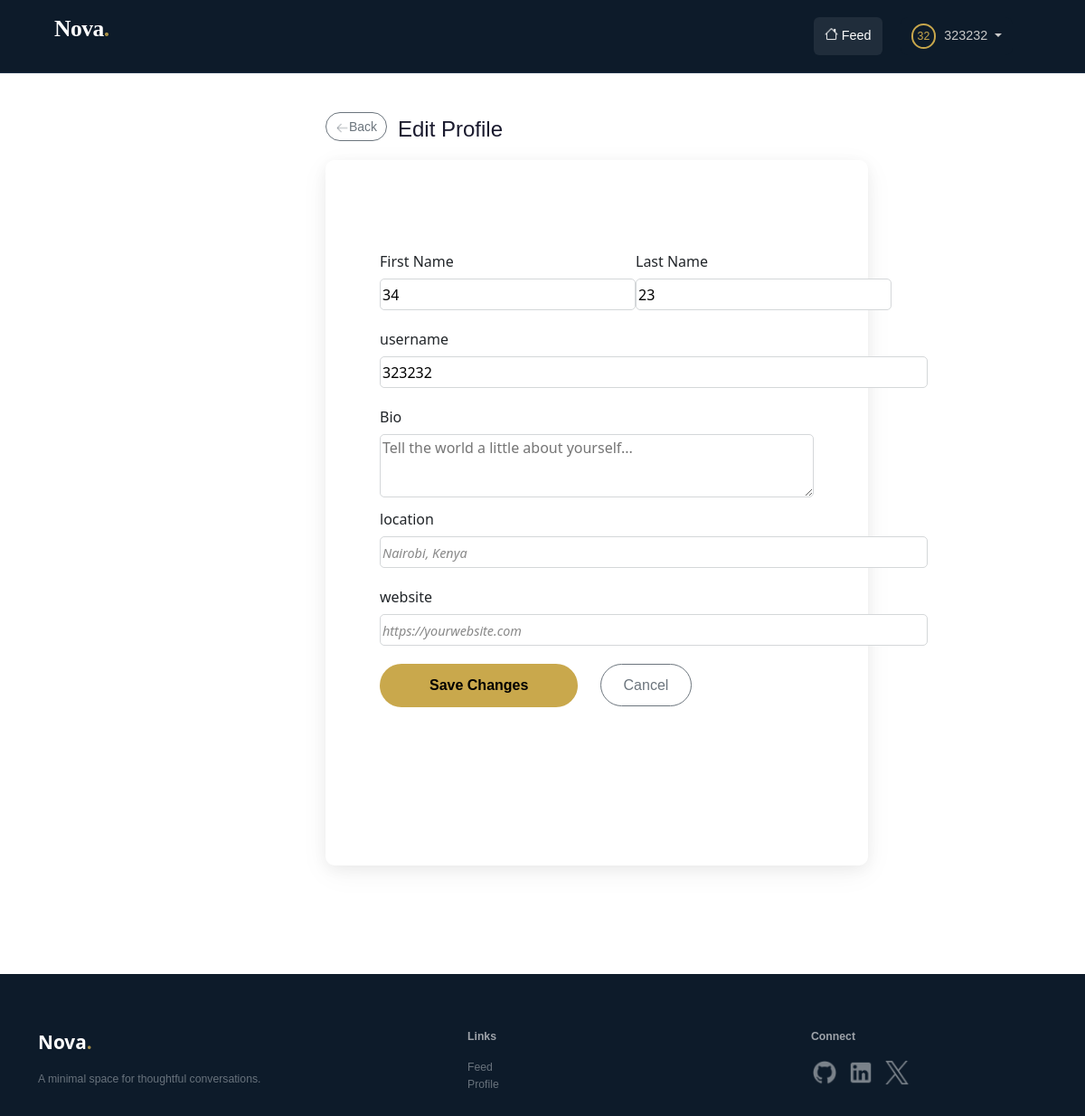
Screenshot of /edit_profile (signed in) with the database file from the repository.
### app/models.py (models this page shows, shortened)
class User(db.Model, UserMixin):
    id = db.Column(db.Integer, primary_key=True)
    first_name = db.Column(db.String(64), index=True)
    last_name = db.Column(db.String(64), index=True)
    username = db.Column(db.String(64), index=True, unique=True)
    email = db.Column(db.String(120), index=True, unique=True)
    bio = db.Column(db.String(140))
    location = db.Column(db.String(64))
    website = db.Column(db.String(120))
    password_hash = db.Column(db.String(128))
    posts = db.relationship('Post', backref='author', lazy='dynamic')
    member_since = db.Column(db.DateTime, default=datetime.utcnow)

### app/routes.py (the view)
@app.route('/edit_profile', methods=['GET', 'POST'])
@login_required
def edit_profile():
    form = EditProfileForm(current_user.username)
    if form.validate_on_submit():
        current_user.username = form.username.data
        current_user.first_name = form.first_name.data
        current_user.last_name = form.last_name.data
        current_user.bio = form.bio.data
        current_user.location = form.location.data
        current_user.website = form.website.data
        db.session.commit()
        flash('Your changes have been saved.')
        return redirect(url_for('edit_profile'))
    elif request.method == 'GET':
        form.username.data = current_user.username
        form.first_name.data = current_user.first_name
        form.last_name.data = current_user.last_name
        form.bio.data = current_user.bio
        form.location.data = current_user.location
        form.website.data = current_user.website
    return render_template('edit_profile.html', title=f'Edit Profile for {current_user.username}', form=form)

### app/forms.py (shortened to what this page needs)
class EditProfileForm(FlaskForm):
    first_name = StringField('First Name')
    last_name = StringField('Last Name')
    username = StringField('username')
    bio = TextAreaField('Bio', render_kw={"placeholder": "Tell the world a little about yourself..."})
    location = StringField('location', render_kw={"placeholder": "Nairobi, Kenya"})
    website = StringField('website', render_kw={"placeholder": "https://yourwebsite.com"})
    submit = SubmitField('Save Changes')
    def __init__(self, original_username, *args, **kwargs) -> None:
        super(EditProfileForm, self).__init__(*args, **kwargs)
        self.original_username = original_username

### app/models.py (called while the page is built)
@login.user_loader
def load_user(id):
    return User.query.get(int(id))

### app/routes.py (called while the page is built)
@app.before_request
def before_request():
    if current_user.is_authenticated:
        current_user.last_seen = datetime.utcnow()
        db.session.commit()

### app/templates/edit_profile.html (shortened to what this page needs)
{% extends 'base.html' %}
{% block content %}
<section class="hero-edit-profile">
    <div class="hero-edit-profile-items">
        <a class="btn-back" href="{{ url_for('profile', username=current_user.username) }}"> <img class="btn-back-icon" src="{{ url_for('static', filename='images/grey-arrow-left-icon.png') }}" alt="">Back</a>
        <p style=" margin-top: -26px; margin-left: 80px; color: rgb(26, 26, 46); font-size: 24px; font-family: sans-serif; font-weight: 500;">  Edit Profile</p>
    </div>
</section>
<section class="main-edit-profile">
    <div class="edit-profile-card">
        <div class="form-body">
            <form action="" method="post" enctype="multipart/form-data" novalidate>
                <div class="name-fields-edit-profile">
                    <div class="field-ep-1">
                        {{ form.first_name.label(class="form-label-edit-profile") }}
                        {{ form.first_name(size=25, class="form-control-edit-profile") }}
                    </div>
                    <div class="field-ep-2">
                        {{ form.last_name.label(class="form-label-edit-profile") }}
                        {{ form.last_name(size=25, class="form-control-edit-profile") }}
                    </div>
                </div>
                {{ form.username.label(class="form-label-edit-profile") }} <br>
                {{ form.username(size=60, class="form-control-edit-profile") }}
                {{ form.bio.label(class="form-label-edit-profile") }} <br>
                {{ form.bio(size=60, class="form-bio") }}
                {{ form.location.label(class="form-label-location") }} <br>
                {{ form.location(size=60, class="form-control-edit-profile") }}
                {{ form.website.label(class="form-label-edit-profile") }} <br>
                {{ form.website(size=60, class="form-control-edit-profile") }}
                <div class="form-submit-edit-profile">
                    {{ form.submit(class="btn-save-changes") }} <a class="btn-cancel-changes" href="{{ url_for('profile', username=current_user.username) }}">Cancel</a>
                </div>
            </form>
        </div>
    </div>
</section>
<section class="footer-pg2">
    <div class="container" style="margin-top: 50px;">
        <div class="row">
            <div class="col-md-5">
                <a class="navbar-brand-footer d-flex">Nova<div style="color: rgb(168, 143, 70);"><p>.</p></div></a>
                <p class="footer-text">A minimal space for thoughtful conversations.</p>
            </div>
            <div class="col-md-4 footer-links footer-text">
                <p class="footer-title">Links</p>
                <ul class="list-unstyled">
                    <li><a href="{{ url_for('feed') }}">Feed</a></li>
                    <li><a href="{{ url_for('profile', username=current_user.username) }}">Profile</a></li>
                </ul>
            </div>
            <div class="col-md-3">
                <p class="footer-title">Connect</p>
                <div class="d-flex justify-content-start">
                    <a class="btn-social" href="#"><img src="{{ url_for('static', filename='images/github-logo.png') }}" alt="GitHub" class="img-fluid"></a>
                    <a class="btn-social" href="#"><img src="{{ url_for('static', filename='images/linkedin-logo.png') }}" alt="LinkedIn" class="img-fluid"></a>
                    <a class="btn-social" href="#"><img src="{{ url_for('static', filename='images/x-logo.png') }}" alt="X" class="img-fluid"></a>
                </div>
            </div>
        </div>
    </div>
</section>
{% endblock %}

### app/templates/base.html (shortened to what this page needs)
<!DOCTYPE html>
<html lang="en">
    <head>
        <link href="https://cdn.jsdelivr.net/npm/bootstrap@5.3.8/dist/css/bootstrap.min.css"
         rel="stylesheet"
>
          <link rel="stylesheet" href="{{ url_for('static', filename='css/styles.css') }}">
    </head>
    <body>
        <div class="navbar">
            <nav class="navbar navbar-expand-lg fixed-top">
                <div class=" nav container-fluid">
                    {% if current_user.is_authenticated %}
                        <a class="navbar-brand d-flex" href="{{ url_for('feed') }}">Nova<div style="color: rgb(168, 143, 70);"><p>.</p></div></a>
                        <div class="collapse navbar-collapse" id="navbarNav">
                            <ul class="navbar-nav me-5 d-flex ms-auto">
                                <div>
                                    <li class="d-flex align-items-center">
                                        <a class="btn-7" aria-current="page" href="{{ url_for('feed') }}">
                                            <img src="{{ url_for('static', filename='images/House-icon.png') }}" alt="Icon" class="nav-icon">
                                            Feed
                                        </a>
                                    </li>
                                </div>
                                <div class="dropdown">
                                    <li class="btn-dropdown_nav dropdown-toggle" role="button" id="dropdownMenuLink" data-bs-toggle="dropdown" aria-expanded="false"
                                            data-bs-toggle="dropdown">
                                        <a class="btn-username" aria-current="page" href="#">{{ current_user.username[:2] | upper }}</a>
                                        {{ current_user.username }}
                                     </li>
                                </div>
                            </ul>
                        </div>
                    {% endif %}
                </div>
            </nav>
        </div>
        {% block content %}{% endblock %}
    </body>
</html>

### app/static/css/styles.css (style rules this page uses)
input::placeholder { color: #888; font-style: italic; font-size: 0.9rem; }
.navbar { background-color: rgb(13, 27, 42); padding-left: 60px; padding-right: 20px; border-bottom: 1px solid; border-color: rgb(30, 49, 71); width: 100%; }
.navbar-brand { font-family: serif; color: white !important; font-weight: 700; font-size: 25.6px; letter-spacing: -0.512px; }
.navbar-brand-footer { color: white !important; font-weight: bold; font-size: 1.3rem; text-decoration: none; }
.btn-social { margin-right: 10px; width: 30px; height: 30px; }
.footer-text { font-family: sans-serif; font-weight: 400; font-size: 12.25px; color: rgb(104, 114, 124); }
.list-unstyled a { color: rgb(104, 114, 124); text-decoration: none; transition: all 0.3s ease; }
.footer-title { font-family: sans-serif; font-weight: 600; font-size: 12.25px; color: RGBA(255, 255, 255, 0.6); }
.form-body { text-align: left; padding: 30px; margin-left: 10px; }
.btn-7 { font-family: sans-serif; font-size: 14.4px; font-weight: 500; color:#ffffff; background-color: rgb(32, 45, 59); text-decoration: none; padding: 5px 12px; padding-top: 10px; padding-bottom: 10px; margin-right: 20px; border-radius: 6px; }
.btn-username { margin-right: 5px; text-decoration: none; padding: 5px 5px; border: 2px solid rgb(200,167,76); border-radius: 43px; font-size: 12.4px; font-weight: 100; color: rgb(200,167,76); }
.nav-icon { width: 15px; height: 15px; margin-bottom: 6px; padding-bottom: 0px; }
.btn-dropdown_nav { border-radius: 8px; background-color: rgb(13, 27, 42); color: #cacaca; font-family: sans-serif; font-size: 14.4px; padding: 10.2px 12px; }
.footer-pg2 { margin-top: 10%; background-color: rgb(13, 27, 42); color: white; padding: 10px; }
.hero-edit-profile { margin-top: 110px; margin-left: 30%; }
.btn-back { text-decoration: none; font-size: 14px; font-family: sans-serif; font-weight: 400; color: rgb(108,117,125); border: 1px rgb(108,117,125) solid; border-radius: 40px; padding: 7px 10px; margin-top: 20px; }
.btn-back-icon { width: 15px; height: 15px; }
.main-edit-profile { margin-left: 30%; }
.edit-profile-card { position: center; border-radius: 10px; padding: 50px; height: 780px; margin-bottom: 50px; width: 600px; box-shadow: rgba(17, 17, 26, 0.05) 0px 4px 16px, rgba(17, 17, 26, 0.05) 0px 8px 32px;; }
.name-fields-edit-profile { display: flex; gap: 30px; }
.field-ep-1 { margin-left: 0px; }
.field-ep-2 { margin-right: -50px; }
.form-label-edit-profile { margin-left: -30px; margin-top: 20px; }
.form-control-edit-profile { border-radius: 5px; border: 1px rgb(212, 215, 217) solid; height: 35px; margin-top: 7px; margin-left: -30px; }
.form-bio { border-radius: 5px; border: 1px rgb(212, 215, 217) solid; height: 70px; width: 480px; margin-top: 7px; margin-bottom: 30px; margin-left: -30px; }
.btn-save-changes { background-color: rgb(201,168,76); text-decoration: none; font-size: 16px; font-family: sans-serif; font-weight: 600; color: rgb(0, 0, 0); border: 1px; border-radius: 40px; padding: 12px 55px; margin-left: -30px; margin-top: 20px; transition: all 0.3s ease; }
.btn-cancel-changes { margin-left: 20px; text-decoration: none; font-size: 16px; font-family: sans-serif; font-weight: 400; color: rgb(108,117,125); border: 1px rgb(108,117,125) solid; border-radius: 40px; padding: 14px 25px; margin-top: 20px; }
.form-label-location { margin-left: -480px; }

### rows the page displays
User: username "32", username "323232", first_name "34", last_name "23"
